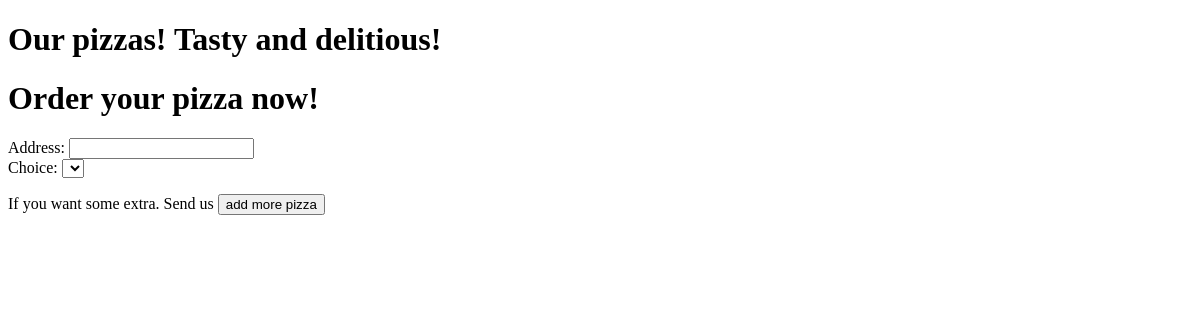
/order/create/, run on an earlier commit of the app's database.
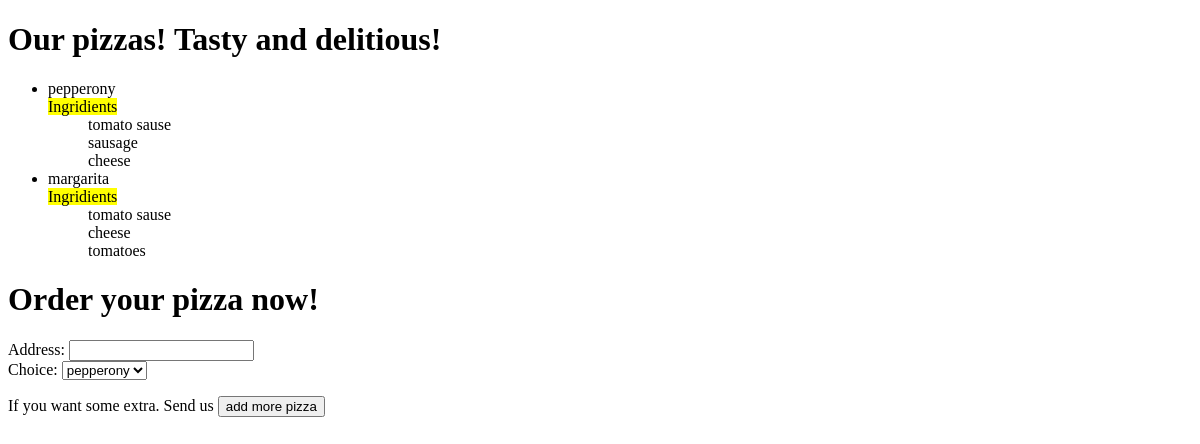
And on a later commit of the database.
### pizza/models.py (models this page shows, shortened)
class PizzaModel(models.Model):
    name = models.CharField(max_length=50)
    toppings = models.ManyToManyField(ToppingsModel, verbose_name='toppings')
    class Meta:
        verbose_name = 'My pizza resipes(vn)'
        verbose_name_plural = 'Pizza resipes(vnp)'

class ToppingsModel(models.Model):
    name = models.CharField(max_length=50)
    class Meta:
        verbose_name = 'Toppings(vn)'
        verbose_name_plural = 'Toppings(vnp)'

### order/views.py (the view, shortened to what this page needs)
# urls.py: path('order/create/', create_order, name='createorder'),
def create_order(request, *args, **kwargs):
    all_pizzas = PizzaModel.objects.all()
    order_form = CreateForm(request.POST or None)
    context = {
        'pizzas': all_pizzas,
        'order_form': order_form
    }
    return render(request, 'order/create_order.html', context = context)

### order/forms.py
class CreateForm(forms.Form):
    address = forms.CharField()
    choice = forms.ChoiceField(
        choices=PIZZAS,
        help_text='If you want some extra. Send us <a href="#>message</a>',
        widget=forms.Select(attrs={'class': 'pizzas'}))

### templates/order/create_order.html (shortened to what this page needs)
<!DOCTYPE html>
<html lang="en">
<head>
</head>
<body>
    <h1>Our pizzas! Tasty and delitious!</h1>
    <ul>
        {% for pizza in pizzas %}
            <li>{{pizza.name}}</li>
            <div class="">
                <mark>Ingridients</mark>
            </div>
            {% for i in pizza.toppings.all %}
                <ul>{{i.name}}</ul>
            {% endfor %}
        {% endfor %}
    </ul>
    <h1>Order your pizza now!</h1>
    <form action="" method="post" class="form">
        {% for field in order_form %}
            <div>
                {{ field.label_tag }} {{ field }}
            </div>
            {% if field.help_text %}
                <p class="help">{{ field.help_text|safe }}</p>
            {% endif %}
        {% endfor %}
        <input type="submit" class="order" value="place order">
    </form>
    <button class='more'>add more pizza</button>
</body>
</html>

What changed in the data, as far as the page shows it:
added PizzaModel: name "pepperony"
added ToppingsModel: name "tomato sause"
added ToppingsModel: name "sausage", shown under "pepperony"
added ToppingsModel: name "cheese"
added PizzaModel: name "margarita"
added ToppingsModel: name "tomatoes", shown under "margarita"
Also different on the page:
form field choice: (not shown) → "pepperony"
